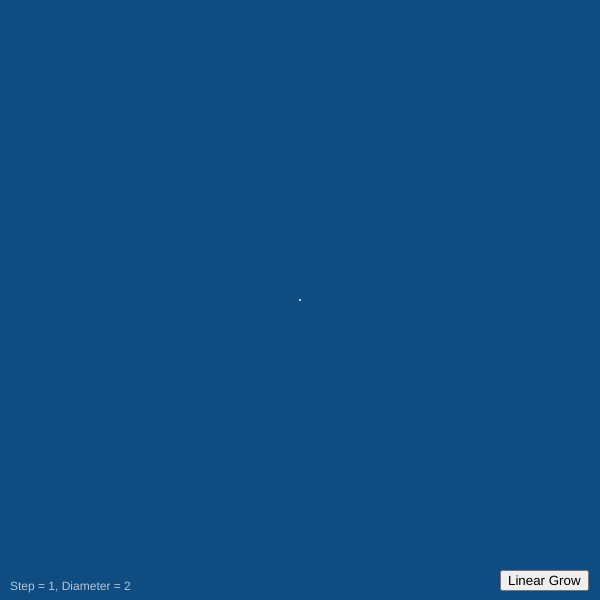
Frame 1 (no input)
Frame 60 (no input): identical to frame 1, image omitted
Frame 120 (the mouse pressed at the canvas centre since frame 60): identical to frame 1, image omitted

The p5.js sketch that drew this single still picture (run headless with seeded random() and noise() and a simulated clock; from frame 60 on, the mouse is pressed at the canvas centre):

// p5.js sketch
// ── sketch.js
var step = 1;
let button;

//This line creates a new variable named "step" and says that it
//should have a value of 1 at the very beginning of the program.

function setup() {
  createCanvas(600, 600);
  button = createButton('Linear Grow');
  button.position(500, 570);
  button.mousePressed(growButton);
  
}

function draw() {
  background(color('#0F4C81'));
  x = 2 * step;
  fill(color('#B5C7D3'));
  // text("Click anywhere in this window.", 10, 20);
  text("Step = " + step + ", Diameter = " + x, 10, 590);
  fill(color("#F93156,50%,50%,0.5"));
  noStroke();
  ellipse(300, 300, x, x);
  // ellipse(x, x, 100, 100);
  //In p5, this is how you write text on the screen.  Notice that
  //the variables (they're named "step" and "x") are outside of
  //the quotes, but everything else is inside of the quotes.
}

function growButton() {
  step = step + 1;
  //Each time you click on the screen, the variable named "step"
  //grows by 1.  Then, the "draw" function makes a new circle
  //with a bigger diameter.
}

/*
THINGS TO TRY:
1) How can you change line 12 so that the circle gets bigger 
   really quickly?  How can you make the circle get bigger very
   gradually?
2) What happens if you change the number at the end of line 22?
3) See what happens if you change line 13 so that it looks like
   this: ellipse(x, x, 50, 100);
   What happens?  Why?
*/
